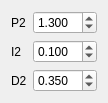
                 <widget class="QWidget" name="gridLayoutWidget_20">
                  <property name="geometry">
                   <rect>
                    <x>360</x>
                    <y>30</y>
                    <width>93</width>
                    <height>89</height>
                   </rect>
                  </property>
                  <layout class="QGridLayout" name="gridLayout_22">
                   <item row="1" column="0">
                    <widget class="QLabel" name="label_148">
                     <property name="font">
                      <font>
                       <pointsize>9</pointsize>
                       <weight>50</weight>
                       <italic>false</italic>
                       <bold>false</bold>
                      </font>
                     </property>
                     <property name="text">
                      <string>I2</string>
                     </property>
                    </widget>
                   </item>
                   <item row="2" column="0">
                    <widget class="QLabel" name="label_149">
                     <property name="font">
                      <font>
                       <pointsize>9</pointsize>
                       <weight>50</weight>
                       <italic>false</italic>
                       <bold>false</bold>
                      </font>
                     </property>
                     <property name="text">
                      <string>D2</string>
                     </property>
                    </widget>
                   </item>
                   <item row="0" column="0">
                    <widget class="QLabel" name="label_150">
                     <property name="font">
                      <font>
                       <pointsize>9</pointsize>
                       <weight>50</weight>
                       <italic>false</italic>
                       <bold>false</bold>
                      </font>
                     </property>
                     <property name="text">
                      <string>P2</string>
                     </property>
                    </widget>
                   </item>
                   <item row="2" column="1">
                    <widget class="QDoubleSpinBox" name="doubleSpinBoxD2Misi_3">
                     <property name="font">
                      <font>
                       <pointsize>9</pointsize>
                       <weight>50</weight>
                       <italic>false</italic>
                       <bold>false</bold>
                      </font>
                     </property>
                     <property name="decimals">
                      <number>3</number>
                     </property>
                     <property name="singleStep">
                      <double>0.100000000000000</double>
                     </property>
                     <property name="value">
                      <double>0.350000000000000</double>
                     </property>
                    </widget>
                   </item>
                   <item row="0" column="1">
                    <widget class="QDoubleSpinBox" name="doubleSpinBoxP2Misi_3">
                     <property name="font">
                      <font>
                       <pointsize>9</pointsize>
                       <weight>50</weight>
                       <italic>false</italic>
                       <bold>false</bold>
                      </font>
                     </property>
                     <property name="decimals">
                      <number>3</number>
                     </property>
                     <property name="singleStep">
                      <double>0.200000000000000</double>
                     </property>
                     <property name="value">
                      <double>1.300000000000000</double>
                     </property>
                    </widget>
                   </item>
                   <item row="1" column="1">
                    <widget class="QDoubleSpinBox" name="doubleSpinBoxI2Misi_3">
                     <property name="font">
                      <font>
                       <pointsize>9</pointsize>
                       <weight>50</weight>
                       <italic>false</italic>
                       <bold>false</bold>
                      </font>
                     </property>
                     <property name="decimals">
                      <number>3</number>
                     </property>
                     <property name="singleStep">
                      <double>0.100000000000000</double>
                     </property>
                     <property name="value">
                      <double>0.100000000000000</double>
                     </property>
                    </widget>
                   </item>
                  </layout>
                 </widget>
